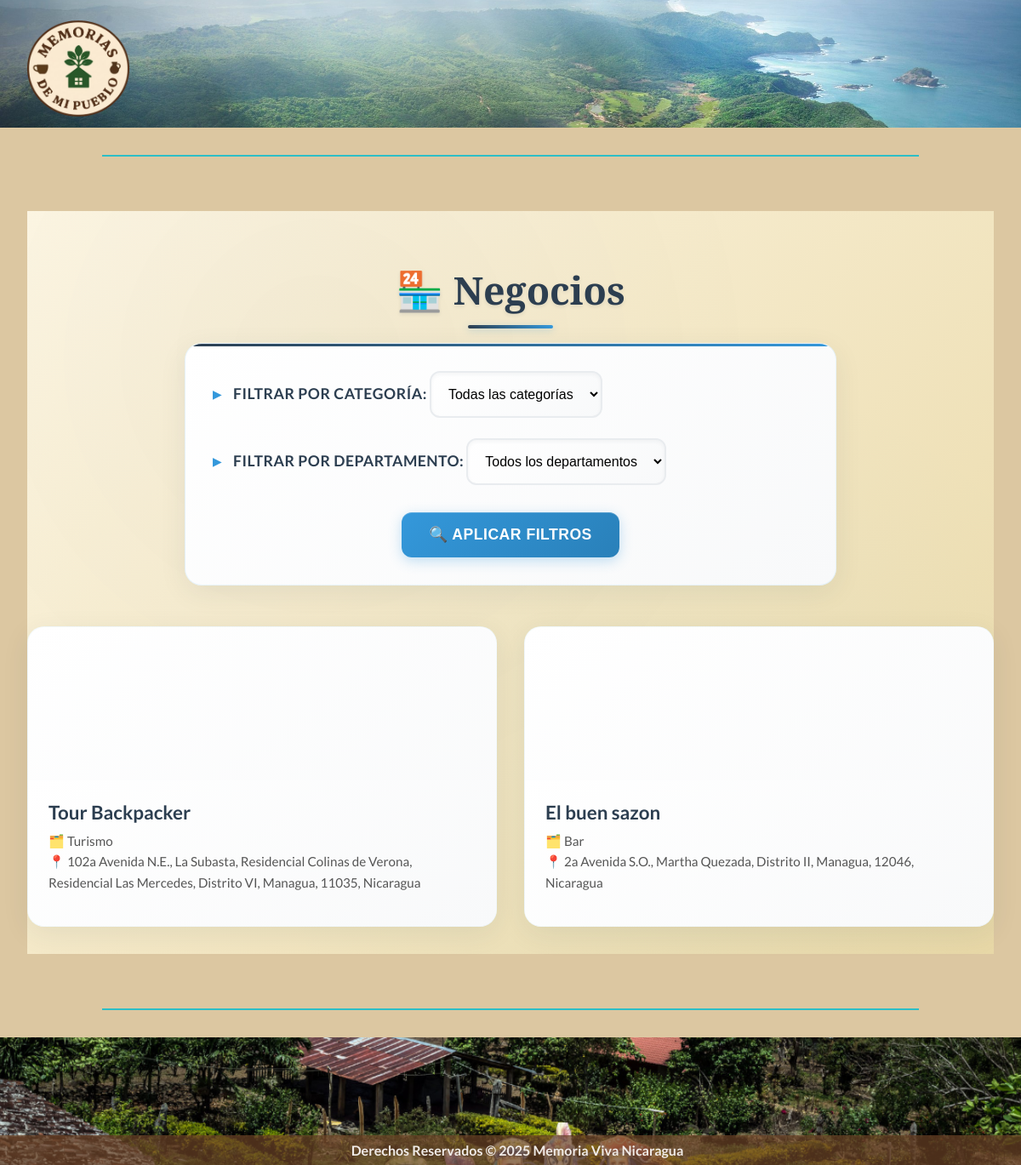
The page /negocios/ (signed in) on the database its author committed.
### locales/models.py (models this page shows, shortened)
class Negocio(models.Model):
    name = models.CharField(max_length=200, verbose_name="Nombre del Negocio")
    description = models.TextField(verbose_name="Descripción")
    address_text = models.CharField(max_length=255, verbose_name="Dirección")
    hours = models.CharField(max_length=100, blank=True, null=True, verbose_name="Horario")
    created_by = models.ForeignKey(User, on_delete=models.SET_NULL, null=True, related_name='negocios_creados')
    propietario = models.ForeignKey(User, on_delete=models.SET_NULL, null=True, blank=True,
                                    related_name='negocios_propios')
    foto_principal = models.ImageField(upload_to='negocios_fotos/', blank=True, null=True,
                                       verbose_name="Foto Principal")
    calificacion_promedio = models.DecimalField(max_digits=3, decimal_places=2, default=0.0)
    categoria_relacionada = models.ForeignKey(Categoria, on_delete=models.SET_NULL, null=True, blank=True,
                                              verbose_name="Categoría")
    paquetes_turismo = models.TextField(blank=True, null=True, verbose_name="Paquetes de Turismo")
    video_url = models.URLField(max_length=200, blank=True, null=True,
                                verbose_name="Enlace de video (YouTube, Vimeo, etc.)")
    phone = models.CharField(max_length=20, blank=True, null=True, verbose_name="Teléfono")
    email = models.EmailField(max_length=254, blank=True, null=True, verbose_name="Correo Electrónico")
    website = models.URLField(max_length=200, blank=True, null=True, verbose_name="Página Web")
    is_turismo = models.BooleanField(default=False, verbose_name="Es un negocio de turismo")
    propietario_contacto = models.CharField(max_length=100, blank=True, null=True,
                                            verbose_name="Información de Contacto del Propietario")

class Categoria(models.Model):
    nombre = models.CharField(max_length=100, unique=True)
    slug = models.SlugField(unique=True, blank=True)
    class Meta:
        verbose_name_plural = "Categorías"

### locales/views.py (the view)
# urls.py: path('negocios/', locales_views.lista_negocios, name='lista_negocios'),
def lista_negocios(request):
    categoria_slug = request.GET.get('categoria', None)
    departamento_seleccionado = request.GET.get('departamento', None)
    if categoria_slug == 'turismo':
        return redirect('plan_turismo')
    negocios = Negocio.objects.all()
    categorias = Categoria.objects.all()
    if categoria_slug:
        negocios = negocios.filter(categoria_relacionada__slug=categoria_slug)
    if departamento_seleccionado:
        negocios = negocios.filter(address_text__icontains=departamento_seleccionado)
    departamentos_unicos = set()
    for negocio in Negocio.objects.all():
        if negocio.address_text:
            partes = negocio.address_text.split(',')
            if len(partes) > 0:
                departamentos_unicos.add(partes[0].strip())
    contexto = {
        'negocios': negocios,
        'categorias': categorias,
        'departamentos': sorted(list(departamentos_unicos)),
        'departamento_actual': departamento_seleccionado,
        'categoria_actual_slug': categoria_slug,
    }
    return render(request, 'locales/lista_negocios.html', contexto)

### locales/templates/locales/lista_negocios.html (shortened to what this page needs)
{% extends 'locales/base.html' %}
{% block content %}
<div class="negocios-container">
    <div class="container">
        <h1 class="main-title">
            🏪 Negocios
        </h1>
        <form method="get" class="filter-form">
            <div class="form-controls">
                <div>
                    <label for="categoria" class="form-label">Filtrar por Categoría:</label>
                    <select name="categoria" id="categoria" class="form-select">
                        <option value="">Todas las categorías</option>
                    </select>
                </div>
                <div>
                    <label for="departamento" class="form-label">Filtrar por Departamento:</label>
                    <select name="departamento" id="departamento" class="form-select">
                        <option value="">Todos los departamentos</option>
                    </select>
                </div>
            </div>
            <div class="submit-container">
                <button type="submit" class="submit-button">
                    🔍 Aplicar Filtros
                </button>
            </div>
        </form>
        <div class="negocios-grid">
            {% for negocio in negocios %}
                <div class="negocio-card">
                    {% if negocio.foto_principal %}
                        <div class="negocio-image" style="background-image: url('{{ negocio.foto_principal.url }}');"></div>
                    {% else %}
                        <div class="negocio-placeholder">
                            📷 Sin imagen
                        </div>
                    {% endif %}
                    <div class="negocio-content">
                        <a href="{% url 'detalle_negocio' negocio.id %}" class="negocio-title">
                            {{ negocio.name }}
                        </a>
                        <p class="negocio-info">
                            🗂️ {{ negocio.categoria_relacionada.nombre|title }}<br>
                            📍 {{ negocio.address_text }}
                        </p>
                    </div>
                </div>
            {% empty %}
                <div class="no-results">
                    🚫 No se encontraron negocios que coincidan con los filtros.
                </div>
            {% endfor %}
        </div>
    </div>
</div>
{% endblock %}

### locales/templates/locales/base.html (style rules this page uses)
:root { --color-primary: #DCC7A1; --color-nav-light: #F3E9D3; --color-secondary: #6B4226; --color-accent-1: #3F6B4C; --color-accent-2: #2F5C8F; --color-accent-3: #B85C38; --color-highlight: #2CBEC6; --color-light-beige: #F0EBE7; --color-arena: #DCC7A1; --color-cacao: #6B4226; --color-cafetal: #3F6B4C; --color-lago: #2F5C8F; --color-terracota: #B85C38; --color-turquesa: #2CBEC6; --color-white: #ffffff; }
body { font-family: 'Lato', sans-serif; background-color: var(--color-primary); color: var(--color-secondary); margin: 0; display: flex; flex-direction: column; min-height: 100vh; }
h1, h2 { font-family: 'Playfair Display', serif; color: var(--color-accent-2); text-align: center; position: relative; }
h1::after { content: ''; display: block; width: 80px; height: 4px; background-color: var(--color-highlight); margin: 1.5rem auto 0; }

### rows shown on the page
Negocio: name "Tour Backpacker", categoria_relacionada.nombre "Turismo", address_text "102a Avenida N.E., La Subasta, Residencial Colinas de Verona, Residencial Las Mercedes, Distrito VI, Managua, 11035, Nicaragua"
Negocio: name "El buen sazon", categoria_relacionada.nombre "Bar", address_text "2a Avenida S.O., Martha Quezada, Distrito II, Managua, 12046, Nicaragua"
